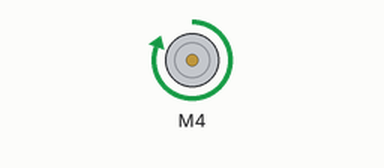
A sketch run on a simulated Arduino Uno, built with avr-gcc and run on an emulated ATmega328P. On the bench: DC motor (green arrow = forward, orange = backward, longer = faster). What the sketch prints to the serial monitor is not drawn.

Above: at 0.5 s.
Timing chart, 0 to 4.6 s (numbered marks = the images above):
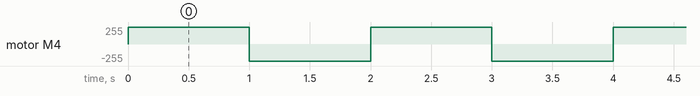

The sketch:

voltage_square_wave.ino
```cpp
/*
For use with the Adafruit Motor Shield v2
---->   http://www.adafruit.com/products/1438
*/


#include <Wire.h>
#include <Adafruit_MotorShield.h>
#include "utility/Adafruit_PWMServoDriver.h"


// Create the motor shield object with the default I2C address
Adafruit_MotorShield AFMS = Adafruit_MotorShield();

// Select which 'port' M1, M2, M3 or M4. In this case, M4
Adafruit_DCMotor *myMotor = AFMS.getMotor(4);


void setup() {
    Serial.begin(9600);
    Serial.println("Adafruit Motorshield v2 - DC Motor test");

    //AFMS.begin();          // create with the default frequency 1.6KHz
    AFMS.begin(2000);      // OR with a different frequency, say 1KHz

    // Set the speed to start, from 0 (off) to 255 (max speed)
    myMotor->setSpeed(255);
    myMotor->run(FORWARD);

    // turn on motor
    myMotor->run(RELEASE);
}

void loop() {
    myMotor->run(FORWARD);
    Serial.print("tick");
    delay(1000);

    Serial.print("tock");
    myMotor->run(BACKWARD);
    delay(1000);

//    Serial.print("tech");
//    myMotor->run(RELEASE);
//    delay(1000);
}
```

Measured:
- by itself, motor M4: alternates forward 255/255 for 1.0 s and backward 255/255 for 1.0 s
